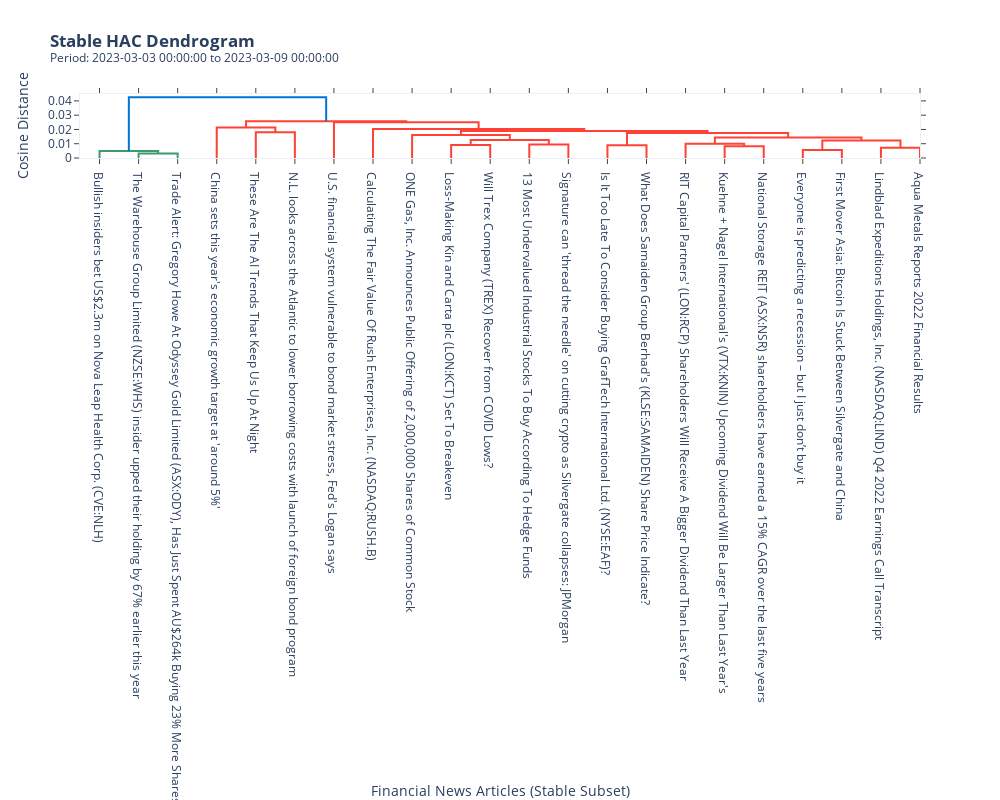

Notebook cell for this chart:
### Code cell
# --- STEP 5: Visualization ---
# To have a clean dendrogram of only the FINAL articles:
Z_final = linkage(X_clean, method='average', metric='cosine')
fig_tree = plot_hac_dendrogram_plotly(Z_final, final_headlines, START_DATE, END_DATE)
fig_tree.show()

### Figure 1 — Plotly figure (JSON) as saved in the notebook; plotly's stock layout.template omitted (floating-point values rounded to 4 significant figures)
{"data": [{"hoverinfo": "text", "marker": {"color": "rgb(61,153,112)"}, "mode": "lines", "type": "scatter", "x": [15.0, 15.0, 25.0, 25.0], "xaxis": "x", "y": [0.0, 0.003094, 0.003094, 0.0], "yaxis": "y"}, {"hoverinfo": "text", "marker": {"color": "rgb(61,153,112)"}, "mode": "lines", "type": "scatter", "x": [5.0, 5.0, 20.0, 20.0], "xaxis": "x", "y": [0.0, 0.004935, 0.004935, 0.003094], "yaxis": "y"}, {"hoverinfo": "text", "marker": {"color": "rgb(255,65,54)"}, "mode": "lines", "type": "scatter", "x": [45.0, 45.0, 55.0, 55.0], "xaxis": "x", "y": [0.0, 0.01796, 0.01796, 0.0], "yaxis": "y"}, {"hoverinfo": "text", "marker": {"color": "rgb(255,65,54)"}, "mode": "lines", "type": "scatter", "x": [35.0, 35.0, 50.0, 50.0], "xaxis": "x", "y": [0.0, 0.02135, 0.02135, 0.01796], "yaxis": "y"}, {"hoverinfo": "text", "marker": {"color": "rgb(255,65,54)"}, "mode": "lines", "type": "scatter", "x": [95.0, 95.0, 105.0, 105.0], "xaxis": "x", "y": [0.0, 0.009049, 0.009049, 0.0], "yaxis": "y"}, {"hoverinfo": "text", "marker": {"color": "rgb(255,65,54)"}, "mode": "lines", "type": "scatter", "x": [115.0, 115.0, 125.0, 125.0], "xaxis": "x", "y": [0.0, 0.00954, 0.00954, 0.0], "yaxis": "y"}, {"hoverinfo": "text", "marker": {"color": "rgb(255,65,54)"}, "mode": "lines", "type": "scatter", "x": [100.0, 100.0, 120.0, 120.0], "xaxis": "x", "y": [0.009049, 0.01263, 0.01263, 0.00954], "yaxis": "y"}, {"hoverinfo": "text", "marker": {"color": "rgb(255,65,54)"}, "mode": "lines", "type": "scatter", "x": [85.0, 85.0, 110.0, 110.0], "xaxis": "x", "y": [0.0, 0.0162, 0.0162, 0.01263], "yaxis": "y"}, {"hoverinfo": "text", "marker": {"color": "rgb(255,65,54)"}, "mode": "lines", "type": "scatter", "x": [135.0, 135.0, 145.0, 145.0], "xaxis": "x", "y": [0.0, 0.008998, 0.008998, 0.0], "yaxis": "y"}, {"hoverinfo": "text", "marker": {"color": "rgb(255,65,54)"}, "mode": "lines", "type": "scatter", "x": [165.0, 165.0, 175.0, 175.0], "xaxis": "x", "y": [0.0, 0.008319, 0.008319, 0.0], "yaxis": "y"}, {"hoverinfo": "text", "marker": {"color": "rgb(255,65,54)"}, "mode": "lines", "type": "scatter", "x": [155.0, 155.0, 170.0, 170.0], "xaxis": "x", "y": [0.0, 0.01007, 0.01007, 0.008319], "yaxis": "y"}, {"hoverinfo": "text", "marker": {"color": "rgb(255,65,54)"}, "mode": "lines", "type": "scatter", "x": [185.0, 185.0, 195.0, 195.0], "xaxis": "x", "y": [0.0, 0.005645, 0.005645, 0.0], "yaxis": "y"}, {"hoverinfo": "text", "marker": {"color": "rgb(255,65,54)"}, "mode": "lines", "type": "scatter", "x": [205.0, 205.0, 215.0, 215.0], "xaxis": "x", "y": [0.0, 0.007193, 0.007193, 0.0], "yaxis": "y"}, {"hoverinfo": "text", "marker": {"color": "rgb(255,65,54)"}, "mode": "lines", "type": "scatter", "x": [190.0, 190.0, 210.0, 210.0], "xaxis": "x", "y": [0.005645, 0.01233, 0.01233, 0.007193], "yaxis": "y"}, {"hoverinfo": "text", "marker": {"color": "rgb(255,65,54)"}, "mode": "lines", "type": "scatter", "x": [162.5, 162.5, 200.0, 200.0], "xaxis": "x", "y": [0.01007, 0.01437, 0.01437, 0.01233], "yaxis": "y"}, {"hoverinfo": "text", "marker": {"color": "rgb(255,65,54)"}, "mode": "lines", "type": "scatter", "x": [140.0, 140.0, 181.2, 181.2], "xaxis": "x", "y": [0.008998, 0.01744, 0.01744, 0.01437], "yaxis": "y"}, {"hoverinfo": "text", "marker": {"color": "rgb(255,65,54)"}, "mode": "lines", "type": "scatter", "x": [97.5, 97.5, 160.6, 160.6], "xaxis": "x", "y": [0.0162, 0.01898, 0.01898, 0.01744], "yaxis": "y"}, {"hoverinfo": "text", "marker": {"color": "rgb(255,65,54)"}, "mode": "lines", "type": "scatter", "x": [75.0, 75.0, 129.1, 129.1], "xaxis": "x", "y": [0.0, 0.02035, 0.02035, 0.01898], "yaxis": "y"}, {"hoverinfo": "text", "marker": {"color": "rgb(255,65,54)"}, "mode": "lines", "type": "scatter", "x": [65.0, 65.0, 102.0, 102.0], "xaxis": "x", "y": [0.0, 0.02507, 0.02507, 0.02035], "yaxis": "y"}, {"hoverinfo": "text", "marker": {"color": "rgb(255,65,54)"}, "mode": "lines", "type": "scatter", "x": [42.5, 42.5, 83.52, 83.52], "xaxis": "x", "y": [0.02135, 0.02575, 0.02575, 0.02507], "yaxis": "y"}, {"hoverinfo": "text", "marker": {"color": "rgb(0,116,217)"}, "mode": "lines", "type": "scatter", "x": [12.5, 12.5, 63.01, 63.01], "xaxis": "x", "y": [0.004935, 0.0426, 0.0426, 0.02575], "yaxis": "y"}], "layout": {"autosize": false, "height": 800, "hovermode": "closest", "showlegend": false, "title": {"text": "<b>Stable HAC Dendrogram</b><br><sup>Period: 2023-03-03 00:00:00 to 2023-03-09 00:00:00</sup>"}, "width": 1000, "xaxis": {"mirror": "allticks", "rangemode": "tozero", "showgrid": false, "showline": true, "showticklabels": true, "tickmode": "array", "ticks": "outside", "ticktext": ["Bullish insiders bet US$2.3m on Nova Leap Health Corp. (CVE:NLH)", "The Warehouse Group Limited (NZSE:WHS) insider upped their holding by 67% earlier this year", "Trade Alert: Gregory Howe At Odyssey Gold Limited (ASX:ODY), Has Just Spent AU$264k Buying 23% More Shares", "China sets this year's economic growth target at 'around 5%'", "These Are The AI Trends That Keep Us Up At Night", "N.L. looks across the Atlantic to lower borrowing costs with launch of foreign bond program", "U.S. financial system vulnerable to bond market stress, Fed's Logan says", "Calculating The Fair Value Of Rush Enterprises, Inc. (NASDAQ:RUSH.B)", "ONE Gas, Inc. Announces Public Offering of 2,000,000 Shares of Common Stock", "Loss-Making Kin and Carta plc (LON:KCT) Set To Breakeven", "Will Trex Company (TREX) Recover from COVID Lows?", "13 Most Undervalued Industrial Stocks To Buy According To Hedge Funds", "Signature can 'thread the needle' on cutting crypto as Silvergate collapses: JPMorgan", "Is It Too Late To Consider Buying GrafTech International Ltd. (NYSE:EAF)?", "What Does Samaiden Group Berhad's (KLSE:SAMAIDEN) Share Price Indicate?", "RIT Capital Partners' (LON:RCP) Shareholders Will Receive A Bigger Dividend Than Last Year", "Kuehne + Nagel International's (VTX:KNIN) Upcoming Dividend Will Be Larger Than Last Year's", "National Storage REIT (ASX:NSR) shareholders have earned a 15% CAGR over the last five years", "Everyone is predicting a recession – but I just don’t buy it", "First Mover Asia: Bitcoin Is Stuck Between Silvergate and China", "Lindblad Expeditions Holdings, Inc. (NASDAQ:LIND) Q4 2022 Earnings Call Transcript", "Aqua Metals Reports 2022 Financial Results"], "tickvals": [5, 15, 25, 35, 45, 55, 65, 75, 85, 95, 105, 115, 125, 135, 145, 155, 165, 175, 185, 195, 205, 215], "title": {"text": "Financial News Articles (Stable Subset)"}, "type": "linear", "zeroline": false}, "yaxis": {"mirror": "allticks", "rangemode": "tozero", "showgrid": false, "showline": true, "showticklabels": true, "ticks": "outside", "title": {"text": "Cosine Distance"}, "type": "linear", "zeroline": false}}}
